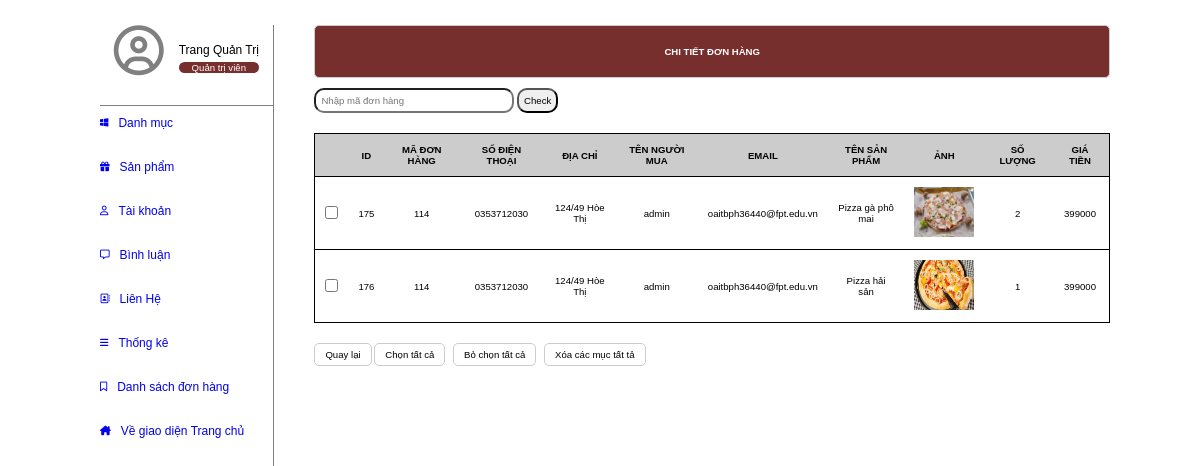
Page /admin/index.php?act=ctbill&idbill=114 (signed in) on the committed database.
### tables this page shows
CREATE TABLE `cart` (
  `id` int(10) NOT NULL,
  `iduser` int(10) NOT NULL,
  `idpro` int(10) NOT NULL,
  `img` varchar(255) DEFAULT NULL,
  `name` varchar(255) DEFAULT NULL,
  `price` int(10) NOT NULL DEFAULT 0,
  `soluong` int(3) NOT NULL,
  `thanhtien` int(10) NOT NULL,
  `idbill` int(10) NOT NULL
);

CREATE TABLE `bill` (
  `id` int(10) NOT NULL,
  `iduser` int(10) DEFAULT 0,
  `bill_name` varchar(255) NOT NULL,
  `bill_address` varchar(255) NOT NULL,
  `bill_tel` varchar(50) NOT NULL,
  `bill_email` varchar(100) NOT NULL,
  `bill_pttt` tinyint(1) NOT NULL DEFAULT 1 COMMENT '1. Chuyển khoản trự tiếp\r\n2.Chuyển khoản\r\n3.Thanh toán online',
  `ngaydathang` varchar(50) NOT NULL,
  `total` int(10) NOT NULL DEFAULT 0,
  `bill_status` tinyint(1) DEFAULT 0 COMMENT '0.Đơn hàng mới\r\n1.Đang xử lý\r\n2.Đang giao hàng\r\n3.Đã giao hàng',
  `receive_name` varchar(255) DEFAULT NULL,
  `receive_address` varchar(255) DEFAULT NULL,
  `receive_tel` varchar(50) DEFAULT NULL
);

### model/pdo.php (called while the page is built, shortened)
<?php
function pdo_get_connection(){
    $dburl = "mysql:host=localhost;dbname=duan;charset=utf8";
    $username = 'root';
    $password = '';
    $conn = new PDO($dburl, $username, $password);
    $conn->setAttribute(PDO::ATTR_ERRMODE, PDO::ERRMODE_EXCEPTION);
    return $conn;
}
function pdo_query($sql){
    $sql_args = array_slice(func_get_args(), 1);
    try{
        $conn = pdo_get_connection();
        $stmt = $conn->prepare($sql);
        $stmt->execute($sql_args);
        $rows = $stmt->fetchAll();
        return $rows;
    }
    catch(PDOException $e){
        throw $e;
    }
    finally{
        unset($conn);
    }
}
function pdo_query_one($sql){
    $sql_args = array_slice(func_get_args(), 1);
    try{
        $conn = pdo_get_connection();
        $stmt = $conn->prepare($sql);
        $stmt->execute($sql_args);
        $row = $stmt->fetch(PDO::FETCH_ASSOC);
        return $row;
    }
    catch(PDOException $e){
        throw $e;
    }
    finally{
        unset($conn);
    }
}

### model/cart.php (called while the page is built, shortened)
<?php
    function loadone_bill($id){
        $sql = "select * from bill where id=".$id;
        $bill=pdo_query_one($sql);
        return $bill;
    }
    function loadall_bill_ct($id){
        $sql = "select * from cart where idbill=".$id;
        $bill=pdo_query($sql);
        return $bill;
    }
?>

### admin/bill/chitietbill.php (the view, shortened to what this page needs)
<div class="box-right">
                <div class="row frmtitle mb10">
                    <h1>CHI TIẾT ĐƠN HÀNG</h1>
                </div>
                <form action="index.php?act=listbill" method="post">
                                <input class="tk-form" type="text" name="kyw" placeholder="Nhập mã đơn hàng">
                                <input class="tk-form-bt" type="submit" name="listok" value="Check">
                </form>
                <div class="row frmcontent">
                    <form action="#" method="post">
                        <div class="row mb10 frmdsloai">
                            <table>
                                <thead>
                                    <tr>
                                        <th></th>
                                        <th>ID</th>
                                        <th>MÃ ĐƠN HÀNG</th>
                                        <th>SỐ ĐIỆN THOẠI</th>
                                        <th>ĐỊA CHỈ</th>
                                        <th>TÊN NGƯỜI MUA</th>
                                        <th>EMAIL</th>
                                        <th>TÊN SẢN PHẨM</th>
                                        <th>ẢNH</th>
                                        <th>SỐ LƯỢNG</th>
                                        <th>GIÁ TIỀN</th>
                                    </tr>
                                </thead>
                                <tbody>
                                    <?php
                                        foreach($listbill as $item){
                                            extract($item);
                                            $phone = $bill['bill_tel'];
                                            $address = $bill['bill_address'];
                                            $userName = $bill['bill_name'];
                                            $email = $bill['bill_email'];
                                            $price = $bill['total'];
                                            $photo = "../upload/".$img;
                                            if(is_file($photo)){
                                                $hinhanh = "<img src='".$photo."' height = '50px' width = '60px'>";
                                            }else{
                                                $hinhanh = "No Photo";
                                            }
                                            ?>
                                            <tr>
                                                    <td><input type="checkbox" name="" id=""></td>
                                                    <td><?=$id?></td>
                                                    <td><?=$idbill?></td>
                                                    <td><?=$phone?></td>
                                                    <td><?=$address?></td>
                                                    <td><?=$userName?></td>
                                                    <td><?=$email?></td>
                                                    <td><?=$name?></td>
                                                    <td><?=$hinhanh?></td>
                                                    <td><?=$soluong?></td>
                                                    <td><?=$price?></td>
                                                </tr>
                                                <?php }
                                         ?>
                                </tbody>
                            </table>
                        </div>
                        <div class="row mb10 mt10">
                            <a href="index.php?act=listbill"><input style="margin-bottom:10px ;" type="button" type="button" value="Quay lại"></a>
                            <input type="button" class="mr5" value="Chọn tất cả">
                            <input type="button" class="mr5" value="Bỏ chọn tất cả">
                            <input type="button" value="Xóa các mục tất tả">
                        </div>
                    </form>
                </div>
        </div>
        </div>

### css/style.css (style rules this page uses)
* { box-sizing: border-box; margin: 0; padding: 0 ; font-family: sans-serif; font-size: 0.8vw; }
.row { float: left; width: 100%; }
.mt10 { margin-top: 10px; }
.mr5 { margin-right: 5px; }
.mb10 { margin-bottom: 10px; }
.formtaikhoan input[type="submit"], .frmcontent input[type="submit"], .frmcontent input[type="reset"], .frmcontent input[type="button"] { border-radius: 5px; padding: 5px 10px; background-color: white; border: 1px solid #CCC; }
.frmtitle { background-color: #772f2d; border: 1px solid #CCC; color: white; border-radius: 5px; padding: 20px 10px; text-align: center; }
.frmcontent { padding: 20px 0px; }
table { width: 100%; border-collapse: collapse; text-align: center; border: 1px solid black; }
td { border-top: 1px solid black; padding: 10px; }
th { padding: 10px; background-color: #CCC; }
.tk-form { padding: 5px; width: 200px; border-radius: 10px; }
.tk-form-bt { padding: 5px; border-radius: 10px; cursor: pointer; }
.box-right { width: 78%; }

### rows in the picture
cart: id "175", idbill "114", idbill.bill_tel "0353712030", idbill.bill_address "124/49 Hòe Thị", idbill.bill_name "admin", idbill.bill_email "oaitbph36440@fpt.edu.vn", name "Pizza gà phô mai", img (picture), soluong "2", idbill.total "399000"
cart: id "176", idbill "114", idbill.bill_tel "0353712030", idbill.bill_address "124/49 Hòe Thị", idbill.bill_name "admin", idbill.bill_email "oaitbph36440@fpt.edu.vn", name "Pizza hải sản", img (picture), soluong "1", idbill.total "399000"
